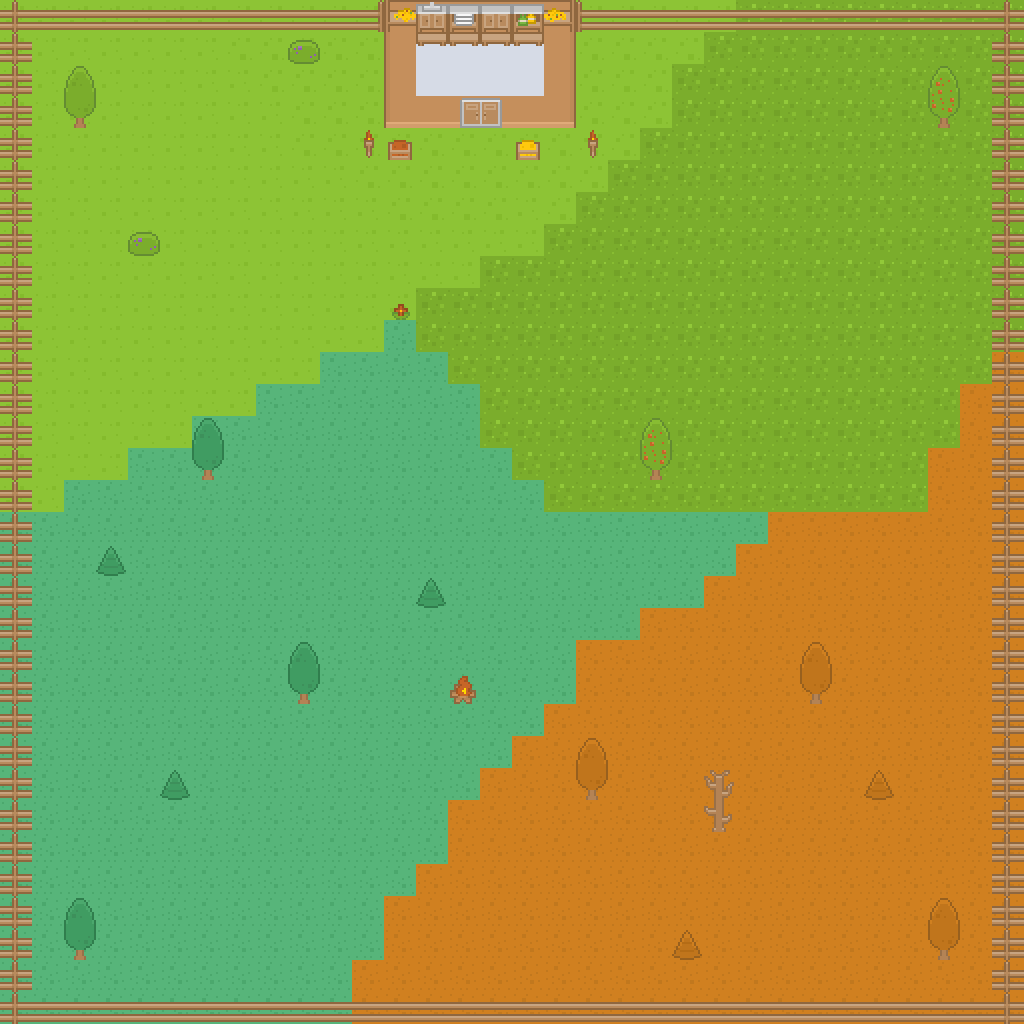

A 2D game scene composited from a Tiled map and its tileset images. What follows is a short description and the map's XML, with each tile layer's data collapsed to a summary:
An orthogonal 32x32 tile map with 32x32 px tiles, 3 tile layers (background, obstacles, decoration) and 6 objects.

<map version="1.10" tiledversion="1.11.2" orientation="orthogonal" renderorder="right-down" width="32" height="32" tilewidth="32" tileheight="32" infinite="0" nextlayerid="5" nextobjectid="8">
 <tileset firstgid="1" name="landscape" tilewidth="32" tileheight="32" spacing="2" tilecount="1767" columns="57">
  <image source="tilesheet.png" width="1936" height="1052" />
 </tileset>
 <layer id="1" name="background" width="32" height="32">
  <data>[1024 cells, 1024 non-empty, 15 distinct tile ids]</data>
 </layer>
 <layer id="2" name="obstacles" width="32" height="32">
  <data>[1024 cells, 142 non-empty, 17 distinct tile ids]</data>
 </layer>
 <layer id="3" name="decoration" width="32" height="32">
  <data>[1024 cells, 42 non-empty, 25 distinct tile ids]</data>
 </layer>
 <objectgroup id="4" name="collectibles">
  <object id="1" gid="1026" x="854.167" y="888" width="32" height="32" />
  <object id="3" gid="1026" x="121" y="901" width="32" height="32" />
  <object id="4" gid="1026" x="176" y="194.667" width="32" height="32" />
  <object id="5" gid="1026" x="475.333" y="326" width="32" height="32" />
  <object id="6" gid="1026" x="825.333" y="237.333" width="32" height="32" />
  <object id="7" gid="1026" x="482" y="604.667" width="32" height="32" />
 </objectgroup>
</map>
